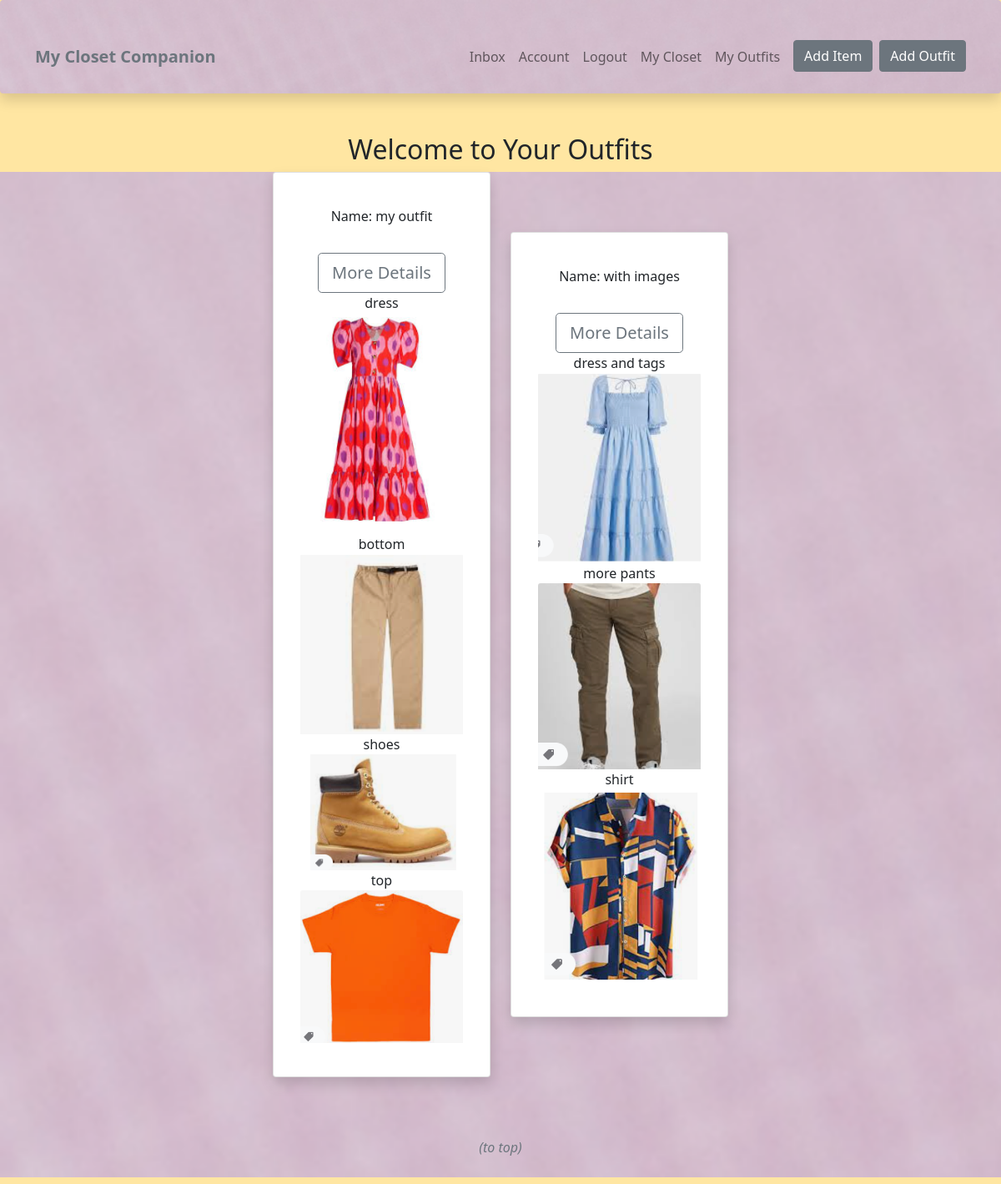
Page /wardrobe/outfits/ (signed in) on the earlier database version.
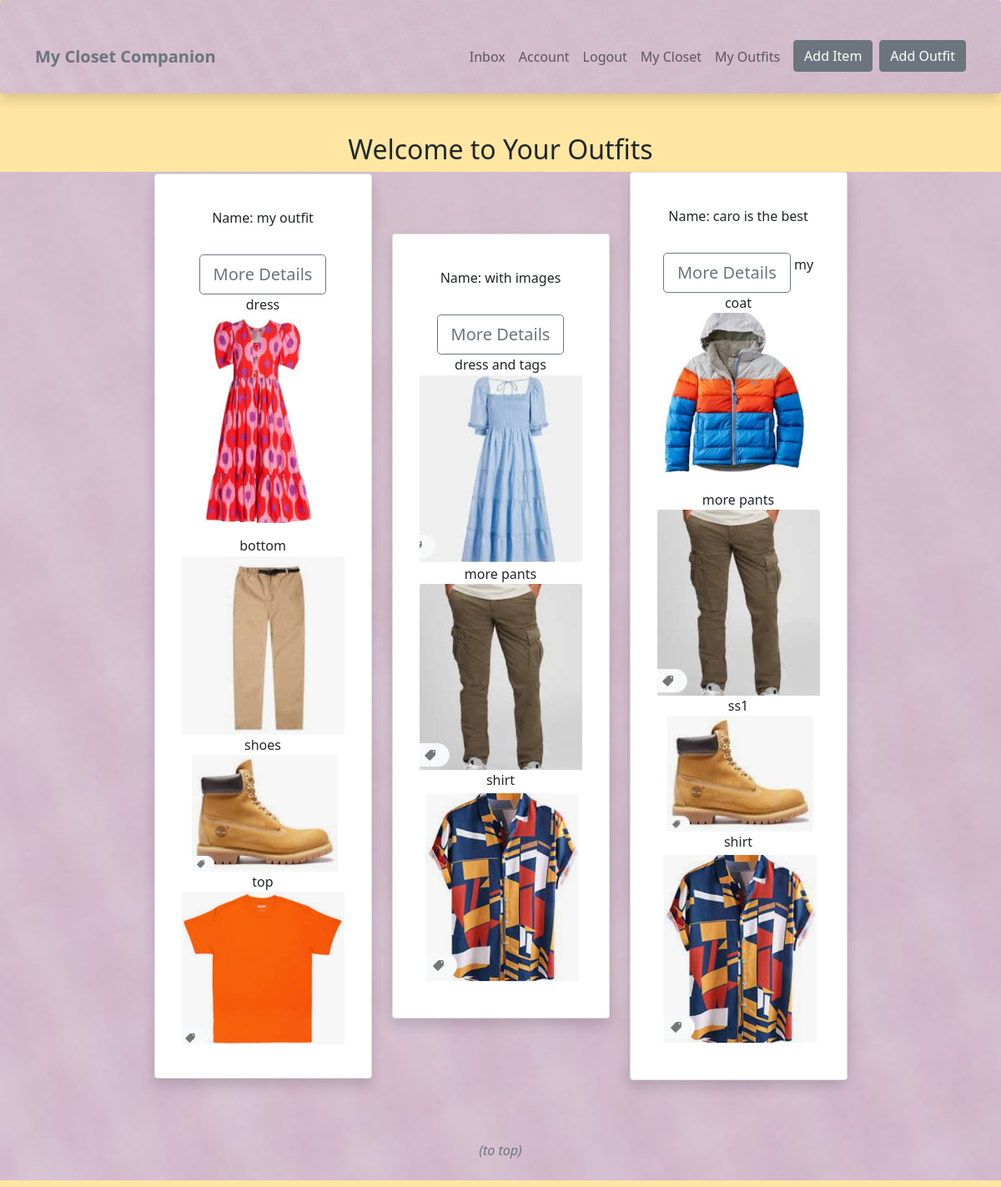
Same page on the later database version.
### wardrobe/models.py (models this page shows, shortened)
class Outfit(models.Model):
    owner = models.ForeignKey(Profile, null=True, blank=True, on_delete=models.SET_NULL)
    items= models.ManyToManyField(Item)
    name = models.CharField(max_length=100)
    description = models.TextField(max_length=300, blank=True, null=True)
    id = models.UUIDField(default=uuid.uuid4, unique=True, primary_key=True, editable=False)

class Item(models.Model):
    top = 'top'
    bottom = 'bottom'
    dress = 'dress'
    shoe = 'shoe'
    outerwear = 'outerwear'
    handbag = 'handbag'
    other = 'other'
    item_type = [
        (top, 'top'),
        (bottom, 'bottom'),
        (dress, 'dress'),
        (shoe, 'shoe'),
        (outerwear, 'outerwear'),
        (handbag, 'handbag'),
        (other, 'other'),
    ]
    owner = models.ForeignKey(Profile, null=True, blank=True, on_delete=models.CASCADE)
    name = models.CharField(max_length=100)
    description = models.TextField(max_length=300, blank=True, null=True)
    type = models.CharField(max_length=100, choices = item_type, default=shoe)
    image = ResizedImageField(size=[200, 200], upload_to="images")
    sell = models.BooleanField(default=False)
    price = models.DecimalField(max_digits=7, decimal_places=2, blank=True, null=True)
    tags = models.ManyToManyField('Tag', blank=True)
    created = models.DateTimeField(auto_now_add=True)
    id = models.UUIDField(default=uuid.uuid4, unique=True, primary_key=True, editable=False)

### wardrobe/views.py (the view)
# urls.py: path('outfits/', views.outfits, name='outfits'),
@login_required(login_url="login")
def outfits(request):
    profile = request.user.profile
    outfits = profile.outfit_set.all()
    context = {'outfits': outfits}
    return render(request, 'wardrobe/outfits.html', context)

### wardrobe/templates/wardrobe/outfits.html (shortened to what this page needs)
{% extends 'main.html' %}
{% load static %}
{% block content %}
  <div class="container-lg">
    <div class="text-center">
      <h2>Welcome to Your Outfits</h2>
    </div>
  </div>
  <section id="outfits" class="bg-light texture">
    <div class="container-lg">
      <div class="row my-2 align-items-center justify-content-center">
      {% for outfit in outfits %}
        <div class="col-8 col-lg-4 col-xl-3 mb-3">
          <div class="card-group">
            <div class="card shadow p-3 mb-5 bg-body rounded">
              <div class="card-body text-center py-4">
                <p>Name: {{outfit.name}}</p>
                <a href="{% url 'outfit' outfit.id %}" class="btn btn-outline-secondary btn-lg mt-3">More Details</a>
                {% for item in outfit.items.all %}
                    {% if item.type == "top" %}
                        {{item.name}}
                        <img src="{{item.image.url}}" class="card-img-top">
                    {% endif %}
                    {% if item.type == "bottom" %}
                        {{item.name}}
                        <img src="{{item.image.url}}" class="card-img-top">
                    {% endif %}
                    {% if item.type == "dress" %}
                        {{item.name}}
                        <img src="{{item.image.url}}" class="card-img-top">
                    {% endif %}
                    {% if item.type == "shoe" %}
                        {{item.name}}
                        <img src="{{item.image.url}}" class="card-img-top">
                    {% endif %}
                    {% if item.type == "outerwear" %}
                        {{item.name}}
                        <img src="{{item.image.url}}" class="card-img-top">
                    {% endif %}
                {% endfor %}
              </div>
            </div>
          </div>
        </div>
      {% endfor %}
      <a class="nav-link text-center" href="#"><p class="fst-italic fw-light text-muted">(to top)</p></a>
      </div>
    </div>
  </section>
{% endblock %}

Differences in the rows shown:
added Outfit: name "caro is the best", Item (name "more pants", image (picture)), Item (name "shirt", image (picture))
now on this page (row unchanged): Item: name "my coat", image (picture), shown under "caro is the best"
added Item: name "ss1", image (picture), shown under "caro is the best"
